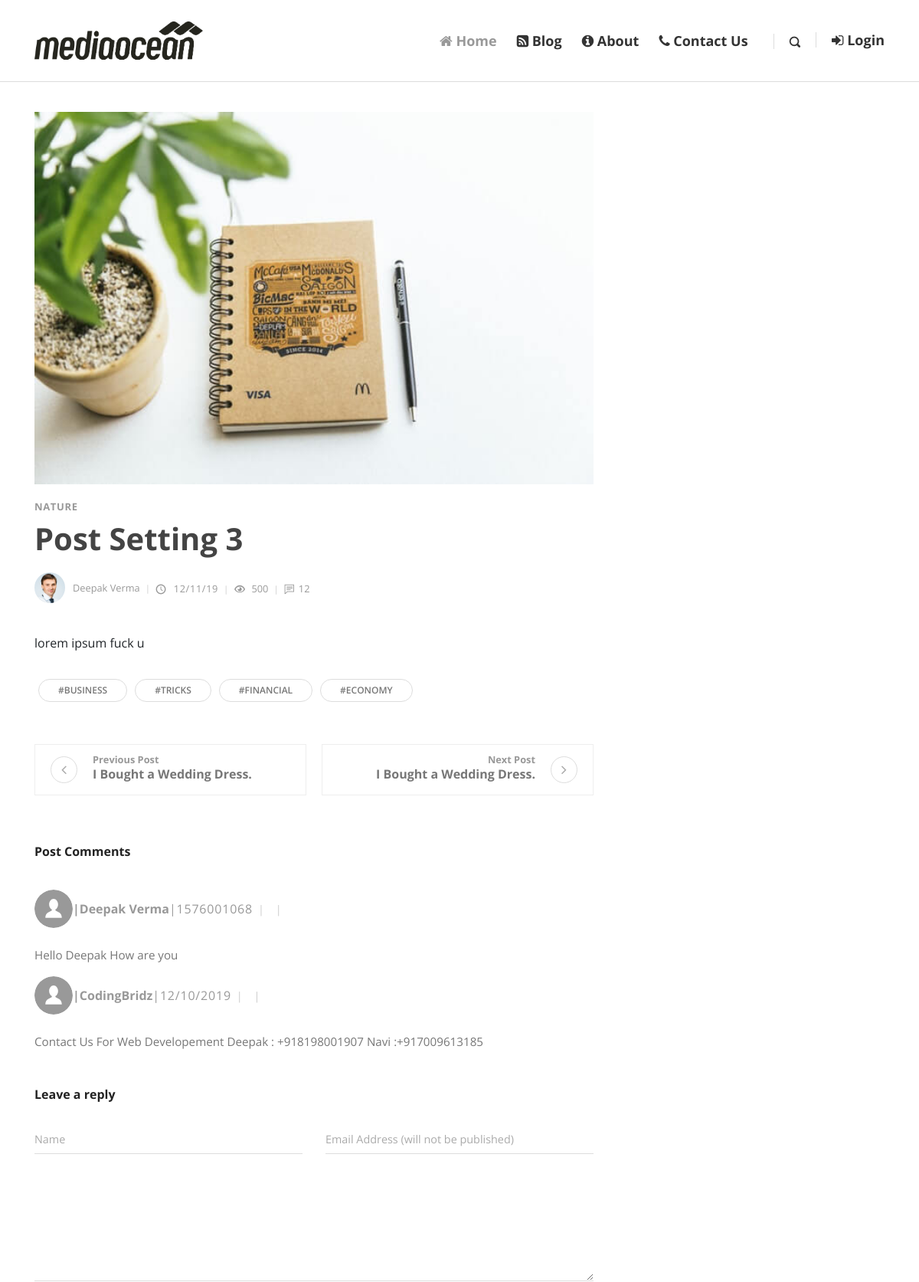
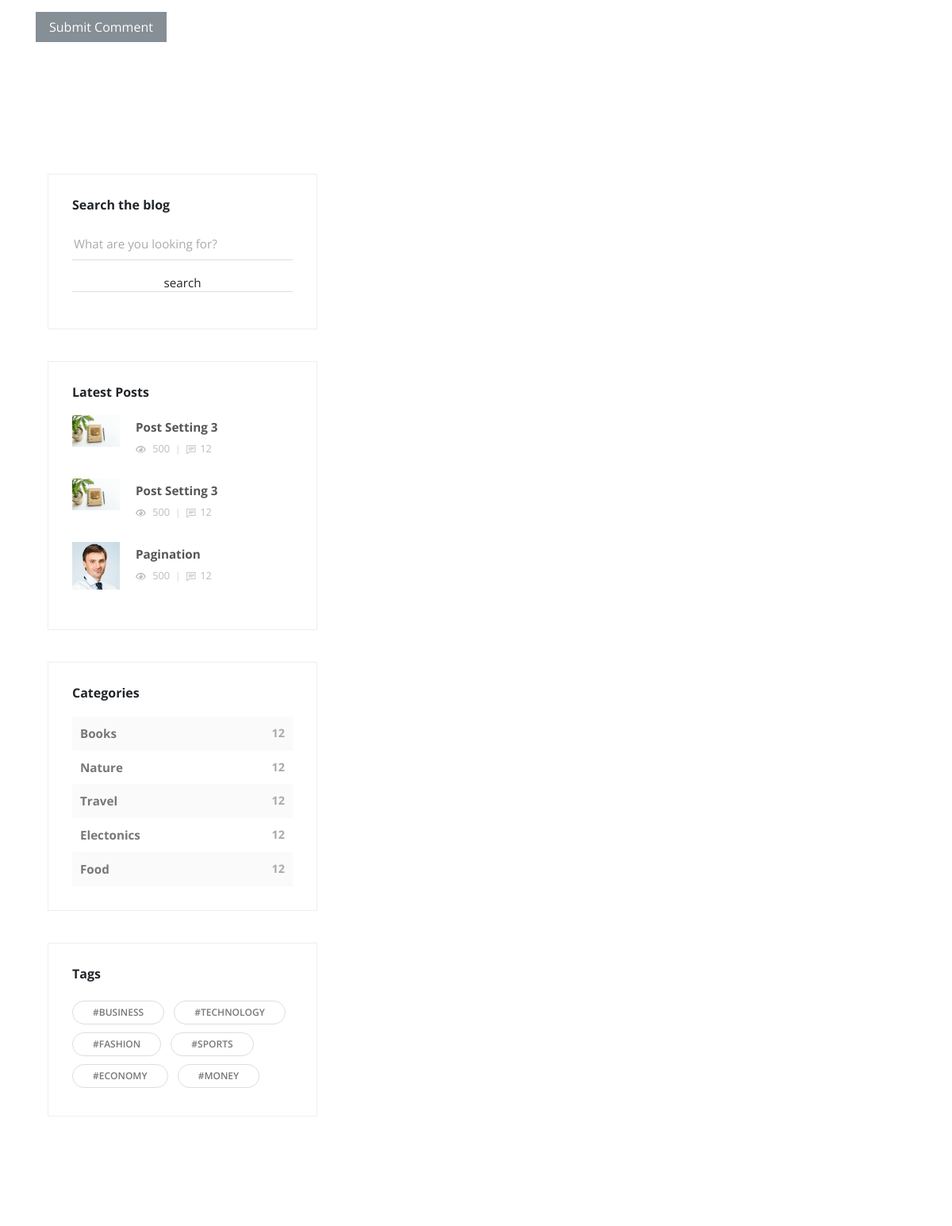
Screenshot of /post.php?post_id=11 (upper part) with the database file from the repository (2 pictures, top to bottom).
### tables this page shows
CREATE TABLE `posts` (
  `id` int(11) NOT NULL,
  `date` varchar(100) NOT NULL,
  `title` varchar(255) NOT NULL,
  `author` varchar(255) NOT NULL,
  `author_image` varchar(255) NOT NULL,
  `image` varchar(255) NOT NULL,
  `categories` varchar(255) NOT NULL,
  `tags` varchar(255) NOT NULL,
  `post_data` text NOT NULL,
  `views` int(11) NOT NULL,
  `status` varchar(255) NOT NULL
);

CREATE TABLE `comments` (
  `id` int(11) NOT NULL,
  `date` varchar(100) NOT NULL,
  `name` varchar(255) NOT NULL,
  `username` varchar(255) NOT NULL,
  `post_id` int(11) NOT NULL,
  `email` varchar(255) NOT NULL,
  `website` varchar(255) NOT NULL,
  `image` varchar(255) NOT NULL,
  `comment` text NOT NULL,
  `status` varchar(255) NOT NULL
);

CREATE TABLE `categories` (
  `id` int(11) NOT NULL,
  `category` varchar(255) NOT NULL
);

### post.php (the view, shortened to what this page needs)
<?php require_once('inc/db.php'); ?>
<?php
if (isset($_GET['post_id'])) {
  $post_id = $_GET['post_id'];
  $query = "SELECT * FROM  posts WHERE status = 'publish' and id = $post_id";
  $run = mysqli_query($con,$query);
  if (mysqli_num_rows($run)> 0) {
    $row = mysqli_fetch_array($run);
    $date = ($row['date']);
    $title = $row['title'];
    $author = $row['author'];
    $author_image = $row['author_image'];
    $image = $row['image'];
    $categories = $row['categories'];
    $post_data = $row['post_data'];
  }
  else{
    header('Location: blog.php');
  }
}
?>
<!DOCTYPE html>
<html>
  <head>
    <?php require_once('inc/top.php');?>
  </head>
  <body>
    <?php require_once('inc/header.php');?>
    <br><br><br><br>
    <div class="container">
      <div class="row">
        <main class="post blog-post col-lg-8">
          <div class="container">
            <div class="post-single">
              <div class="post-thumbnail"><img src="img/<?php echo $image;?>" alt="..." class="img-fluid"></div>
              <div class="post-details">
                <div class="post-meta d-flex justify-content-between">
                  <div class="category"><a href="post.php"><?php echo ucfirst($categories);?></a></div>
                </div>
                <h1><?php echo $title; ?><a href="post.php"><i class="fa fa-bookmark-o"></i></a></h1>
                <div class="post-footer d-flex align-items-center flex-column flex-sm-row"><a href="#" class="author d-flex align-items-center flex-wrap">
                    <div class="avatar"><img src="img/<?php echo $author_image;?>" alt="..." class="img-fluid"></div>
                    <div class="title"><span><?php echo ucfirst($author); ?></span></div></a>
                  <div class="d-flex align-items-center flex-wrap">
                    <div class="date"><i class="icon-clock"></i> <?php echo $date; ?></div>
                    <div class="views"><i class="icon-eye"></i> 500</div>
                    <div class="comments meta-last"><i class="icon-comment"></i>12</div>
                  </div>
                </div>
                <div class="post-body">
                  <?php echo $post_data; ?>
                </div>
                <div class="post-tags"><a href="#" class="tag">#Business</a><a href="#" class="tag">#Tricks</a><a href="#" class="tag">#Financial</a><a href="#" class="tag">#Economy</a></div>
                <div class="posts-nav d-flex justify-content-between align-items-stretch flex-column flex-md-row"><a href="#" class="prev-post text-left d-flex align-items-center">
                    <div class="icon prev"><i class="fa fa-angle-left"></i></div>
                    <div class="text"><strong class="text-primary">Previous Post </strong>
                      <h6>I Bought a Wedding Dress.</h6>
                    </div></a><a href="#" class="next-post text-right d-flex align-items-center justify-content-end">
                    <div class="text"><strong class="text-primary">Next Post </strong>
                      <h6>I Bought a Wedding Dress.</h6>
                    </div>
                    <div class="icon next"><i class="fa fa-angle-right">   </i></div></a></div>
                <div class="post-comments">
                  <header>
                    <h3 class="h6">Post Comments<span class="no-of-comments"></span></h3>
                  </header>
                  </div>
                  <?php
                  $c_query = "SELECT * FROM comments WHERE status ='approved' and post_id = $post_id ORDER BY id DESC";
                  $c_run = mysqli_query($con,$c_query);
                  if (mysqli_num_rows($c_run) > 0) {
                  ?>
                  <div class="comment">
                    <?php
                    while ($c_row = mysqli_fetch_array($c_run)) {
                     $c_name = $c_row['name'];
                     $c_image = $c_row['image'];
                     $c_comment = $c_row['comment'];
                     $c_date = $c_row['date'];
                    ?>
                    <div class="comment-header d-flex justify-content-between">
                      <div class="user d-flex align-items-center">
                        <div class="image"><img src="img/<?php echo $c_image; ?>"alt="..." class="img-fluid rounded-circle" height="50" width="50"></div>
                        <div class="title"><strong>|<?php echo ucfirst($c_name); ?></strong><span class="date">|<?php echo $c_date; ?></span></div>
                      </div>
                    </div>
                    <br/>
                    <div class="comment-body">
                      <p><?php echo $c_comment; ?></p>
                    </div>
                    <?php
                  }
                    ?>
                  </div>
                  <?php
                }
                  ?>
                </div>
                <div class="add-comment">
                  <header>
                    <h3 class="h6">Leave a reply</h3>
                  </header>
                  <form action="" method="post" class="commenting-form">
                    <div class="row">
                      <div class="form-group col-md-6">
                        <input type="text" name="name" value="<?php
                        if(isset($cs_name)){echo $cs_name;} ?>" id="username" placeholder="Name" class="form-control">
                      </div>
                      <div class="form-group col-md-6">
                        <input type="email" name="email" value="<?php
                        if(isset($cs_email)){echo $cs_email;} ?>"  id="useremail" placeholder="Email Address (will not be published)" class="form-control">
                      </div>
                      <div class="form-group col-md-12">
                        <textarea name="comment" id="usercomment" placeholder="Type your comment"  class="form-control"><?php
                        if(isset($cs_comment)){echo $cs_comment;} ?> </textarea>
                      </div>
                      <div class="form-group col-md-12">
                        <button type="submit" class="btn btn-secondary" name="submit">Submit Comment</button>
                      </div>
                    </div>
                  </form>
                </div>
              </div>
            </div>
          </div>
        <?php require_once('inc/sidebar.php');?>
      </div>
  </body>
</html>

### inc/sidebar.php (shortened to what this page needs)
<?php
  require_once('db.php');
?>
<aside class="col-lg-4">
          <div class="widget search">
            <header>
              <h3 class="h6">Search the blog</h3>
            </header>
            <form action="blog.php" method="post" class="search-form">
              <div class="form-group">
                <input type="search" name="search-text" placeholder="What are you looking for?">
                <input type="submit" class="btn btn-default" value="search" name="search" >
              </div>
            </form>
          </div>
          <div class="widget latest-posts">
            <header>
              <h3 class="h6">Latest Posts</h3>
            </header>
            <div class="blog-posts">
              <?php
               $query = "SELECT * FROM posts WHERE status = 'publish' ORDER BY id DESC LIMIT 3";
               $run = mysqli_query($con,$query);
               if (mysqli_num_rows($run) > 0) {
                 while ($row = mysqli_fetch_array($run)) {
                   $title = $row['title'];
                   $image = $row['image'];
                ?>
              <a href="#">
                <div class="item d-flex align-items-center">
                  <div class="image"><img src="img/<?php echo $image; ?>" alt="..." class="img-fluid"></div>
                  <div class="title"><strong><?php echo $title; ?></strong>
                    <div class="d-flex align-items-center">
                      <div class="views"><i class="icon-eye"></i> 500</div>
                      <div class="comments"><i class="icon-comment"></i>12</div>
                    </div>
                  </div>
                </div>
              </a>
              <?php
                }}
               ?>
            </div>
          </div>
          <div class="widget categories">
            <header>
              <h3 class="h6">Categories</h3>
            </header>
            <?php
            $query="SELECT * FROM categories";
            $run=mysqli_query($con,$query);
            if(mysqli_num_rows($run) > 0){
                while ($row = mysqli_fetch_array($run)) {
                      $category = ucfirst($row['category']);
                      $id = $row['id'];
                    echo "
                        <div class='item d-flex justify-content-between'><a href='blog.php?cat=".$id."'>$category</a><span>12</span></div>
                    ";
                }
            } else{
              echo "
                        <div class='item d-flex justify-content-between'><a href='#'>No Categories Yet</a><span>12</span></div>
                    ";
            }
            ?>
          </div>
          <div class="widget tags">
            <header>
              <h3 class="h6">Tags</h3>
            </header>
            <ul class="list-inline">
              <li class="list-inline-item"><a href="#" class="tag">#Business</a></li>
              <li class="list-inline-item"><a href="#" class="tag">#Technology</a></li>
              <li class="list-inline-item"><a href="#" class="tag">#Fashion</a></li>
              <li class="list-inline-item"><a href="#" class="tag">#Sports</a></li>
              <li class="list-inline-item"><a href="#" class="tag">#Economy</a></li>
              <li class="list-inline-item"><a href="#" class="tag">#Money</a></li>
            </ul>
          </div>
        </aside>

### rows the page displays
posts: image (picture), categories "NATURE", title "Post Setting 3", author_image (picture), author "Deepak Verma", date "12/11/19", post_data "lorem ipsum fuck u"
comments: image (placeholder picture), name "Deepak Verma", date "1576001068", comment "Hello Deepak How are you"
comments: image (placeholder picture), name "CodingBridz", date "12/10/2019", comment "Contact Us For Web Developement Deepak : +918198001907 Navi :+917009613185"
posts: image (picture), title "Post Setting 3"
posts: image (picture), title "Pagination"
categories: category "Books"
categories: category "Nature"
categories: category "Travel"
categories: category "Electonics"
categories: category "Food"
